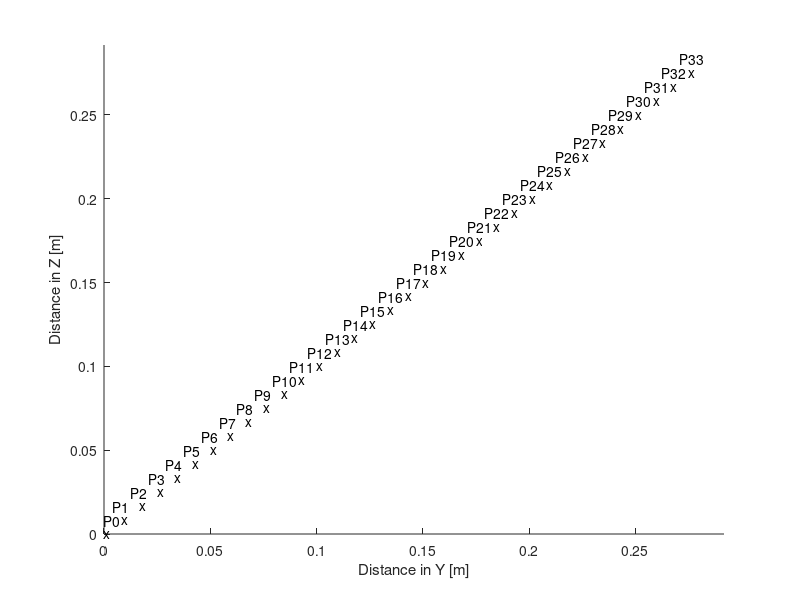
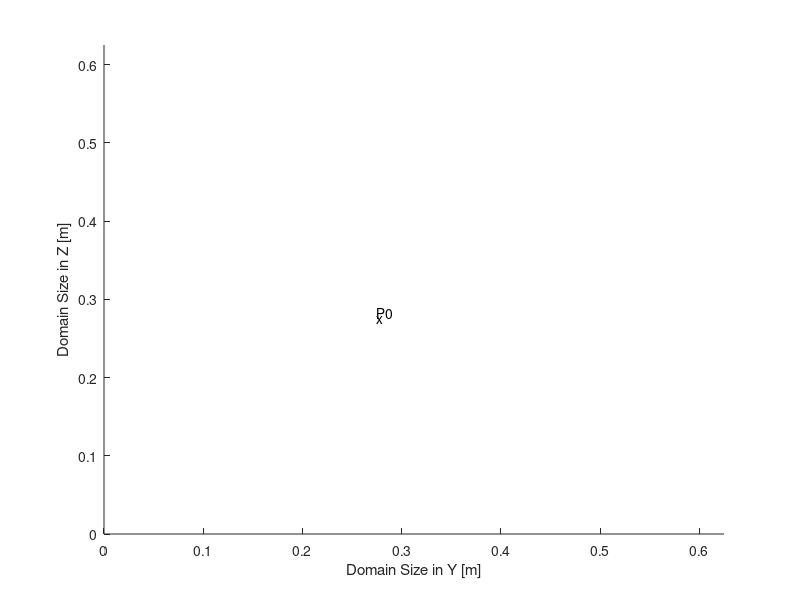

Here is the MATLAB script that generated these plots, in order:
ssx=50; ssy=76; ssz=76;

%Py=[28 36 26 36 46 26 26 26 26 26 26 26 26 26 26 26];
%Px=[28 36 36 26 46 26 28 30 32 34 36 38 40 42 44 46];   
%Pz=[76 76 76 76 76 76 76 76 76 76 76 76 76 76 76 76];
Pz= [ssx ssx     ssx     ssx     ssx    ssx       ssx      ssx      ssx       ssx      ssx      ssx      ssx       ssx      ssx      ssx       ssx       ssx       ssx      ssx      ssx      ssx       ssx      ssx      ssx      ssx      ssx       ssx      ssx       ssx      ssx      ssx       ssx      ssx     ];
Px= [ssy ssy+2 ssy+4 ssy+6 ssy+8 ssy+10 ssy+12 ssy+14 ssy+16 ssy+18 ssy+20 ssy+22 ssy+24 ssy+26 ssy+28 ssy+30 ssy+32 ssy+34 ssy+36 ssy+38 ssy+40 ssy+42 ssy+44 ssy+46 ssy+48 ssy+50 ssy+52 ssy+54 ssy+56  ssy+58 ssy+60 ssy+62 ssy+64 ssy+66];     
Py= [ssz ssz+2 ssz+4 ssz+6 ssz+8 ssz+10 ssz+12 ssz+14 ssz+16 ssz+18 ssz+20 ssz+22 ssz+24 ssz+26 ssz+28 ssz+30 ssz+32 ssz+34 ssz+36 ssz+38 ssz+40 ssz+42 ssz+44 ssz+46 ssy+48 ssy+50 ssy+52 ssy+54 ssy+56  ssy+58 ssy+60 ssy+62 ssy+64 ssy+66]; 

xS=ssx;
yS=ssy;
d = 0.008333/2;

%POINTS:
figure;
for (cont=1:size(Px,2))
   if cont==1
      message=sprintf('P0',cont-1);  
      text((Px(cont)-ssy)*d,(Py(cont)-ssy)*d,'x');
      text((Px(cont)-ssy)*d,(Py(cont)-ssy+2)*d,message);
      indice=-1;
   else
      message=sprintf('P%d',cont-1);  
      text((Px(cont)-ssy)*d,(Py(cont)-ssy)*d,'x');
      text((Px(cont)-ssy-1)*d,(Py(cont)-ssy+2)*d,message);
   end   
end

axis([0 (max(Px)-ssy+4)*d 0 (max(Px)-ssy+4)*d]);
zoom on
xlabel('Distance in Y [m]');
ylabel('Distance in Z [m]');

%title('Pontos no Dominio');

%DOMAIN:
figure;
message=sprintf('P0',cont-1);  
text((Px(cont)-ssy)*d,(Py(cont)-ssy)*d,'x');
text((Px(cont)-ssy)*d,(Py(cont)-ssy+2)*d,message);
indice=-1;
axis([0 150*d 0 150*d]);
xlabel('Domain Size in Y [m]');
ylabel('Domain Size in Z [m]');
